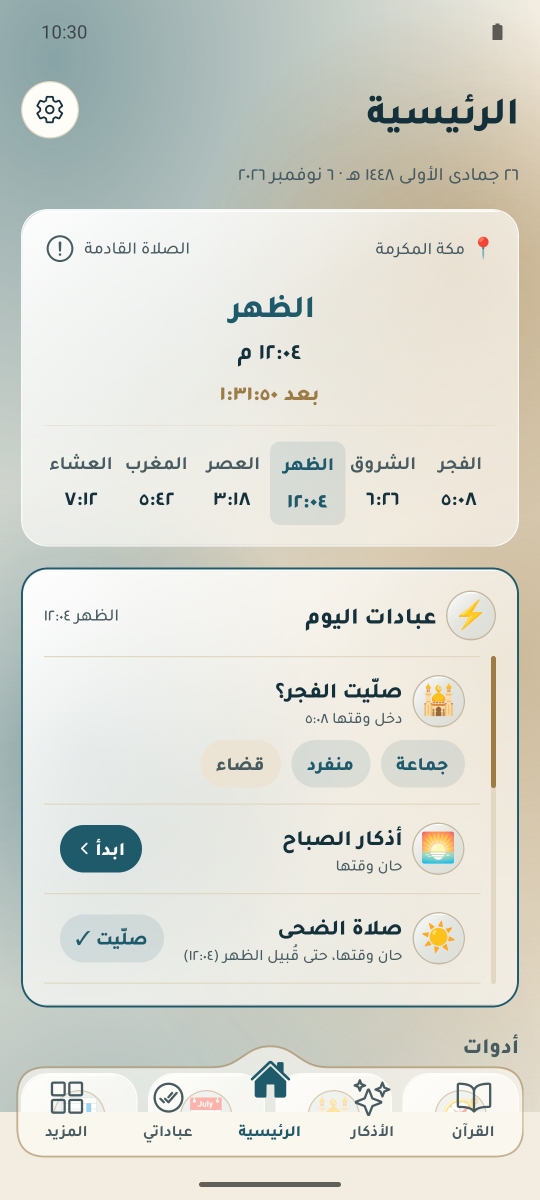
#> input picture screenshots/raw/02-home.png, 1080 x 2400 px (shown at 1/2 size)
$ python build-images.py
#> lines starting #> are read from the running program, lines starting #| are printed output that depends on the picture
"""
يجهّز صور الموقع من لقطات التطبيق الأصلية (screenshots/raw) بدون أي تعديل في محتوى الواجهة:
- نسخة WebP بعرضين (540 و1080 بكسل) لكل لقطة مستخدمة.
- تفاصيل مكبّرة: قصّ مستطيل من اللقطة الأصلية نفسها (بإحداثيات بكسلات اللقطة 1080×2400).
- صورة المشاركة (og.png) تُصنع بـ tools/build-og.py من tools/og.html، لأن Pillow هنا ما بيشكّلش الحروف العربية.

التشغيل من جذر المستودع: python tools/build-images.py
"""
from pathlib import Path

from PIL import Image

ROOT = Path(__file__).resolve().parent.parent
RAW = ROOT / 'screenshots' / 'raw'
OUT = ROOT / 'docs' / 'assets' / 'img'
OUT.mkdir(parents=True, exist_ok=True)

# اللقطات المستخدمة في الصفحة: الاسم في الموقع ← الملف الأصلي
SHOTS = {
    'home': '02-home.png',
    'setup': '01-home-setup.png',
    'adhan': '03-adhan.png',
    'quran': '04-quran.png',
    'mushaf': '05-mushaf-baqarah.png',
    'athkar': '06-athkar.png',
    'tasbih': '07-tasbih.png',
    'worship': '08-worship.png',
    'stats': '09-stats.png',
    'muhasaba': '10-muhasaba.png',
    'travel': '11-travel-mode.png',
    'morning': '12-athkar-morning.png',
    'hifz-plan': '14-hifz-plan.png',
    'qibla': '15-qibla.png',
    'fasting': '17-fasting.png',
    'imsakiya': '18-imsakiya.png',
    'zakat': '19-zakat.png',
    'qada': '20-qada.png',
    'library': '21-library.png',
    'radio': '22-radio.png',
    'more': '23-more.png',
    'ayah': '24-ayah-sheet.png',
    'ayah-image': '25-ayah-image.png',
    'kids': '26-kids.png',
    'quiz': '27-quiz.png',
    'prophets': '28-prophets.png',
    'sirah': '29-sirah.png',
    'umrah': '30-umrah.png',
    'history': '31-history.png',
    'asma': '32-asma.png',
    'tajweed': '33-tajweed.png',
    'topics': '34-topics.png',
    'prayer-month': '35-prayer-month.png',
    'adhan-prefs': '36-adhan-prefs.png',
    'alarm': '37-alarm-card.png',
    'dark-home': '40-dark-home.png',
    'dark-mushaf': '41-dark-mushaf.png',
    'dark-athkar': '42-dark-athkar.png',
    'dark-worship': '43-dark-worship.png',
    'fadl': '50-fadl-list.png',
    'fadl-qabr': '51-fadl-qabr.png',
    'live': '52-live-makkah.png',
    'mushaf-tools': '54-mushaf-toolbar.png',
    'mushaf-topics': '55-mushaf-topics.png',
    'mushaf-zakhrafa': '56-mushaf-zakhrafa.png',
    'mushaf-meanings': '57-mushaf-meanings.png',
    'mushaf-play': '59-mushaf-play.png',
    'mushaf-playing': '60-mushaf-playing.png',
    'worship-prefs': '61-worship-prefs.png',
}

# تفاصيل مكبّرة: (الملف الأصلي، (يسار، أعلى، يمين، أسفل)) بإحداثيات اللقطة الأصلية
CROPS = {
    'detail-ayah-card': ('25-ayah-image.png', (42, 640, 1038, 1430)),
    'detail-tasbih': ('07-tasbih.png', (150, 1340, 930, 2090)),
    'detail-muhasaba': ('10-muhasaba.png', (0, 980, 1080, 1820)),
    'detail-alarm': ('37-alarm-card.png', (0, 1440, 1080, 2130)),
    'detail-ayah-sheet': ('24-ayah-sheet.png', (0, 300, 1080, 1700)),
    'detail-setup': ('01-home-setup.png', (30, 410, 1050, 1450)),
}


def save_webp(img: Image.Image, name: str, widths=(540, 1080)) -> None:
    for w in widths:
        if img.width < w:
            continue
        h = round(img.height * w / img.width)
        img.resize((w, h), Image.LANCZOS).save(OUT / f'{name}-{w}.webp', 'WEBP', quality=84, method=6)


def main() -> None:
    for name, src in SHOTS.items():
        save_webp(Image.open(RAW / src).convert('RGB'), name)
#> the loop in save_webp, `for w in widths:` made 2 passes
#> (w, h) on passes 1 to 2: (540, 1200), (1080, 2400)
#> pass 1, in save_webp, `img.resize((w, h), Image.LANCZOS).save(OUT / f'{name}-{w}.webp', 'WEBP..`:
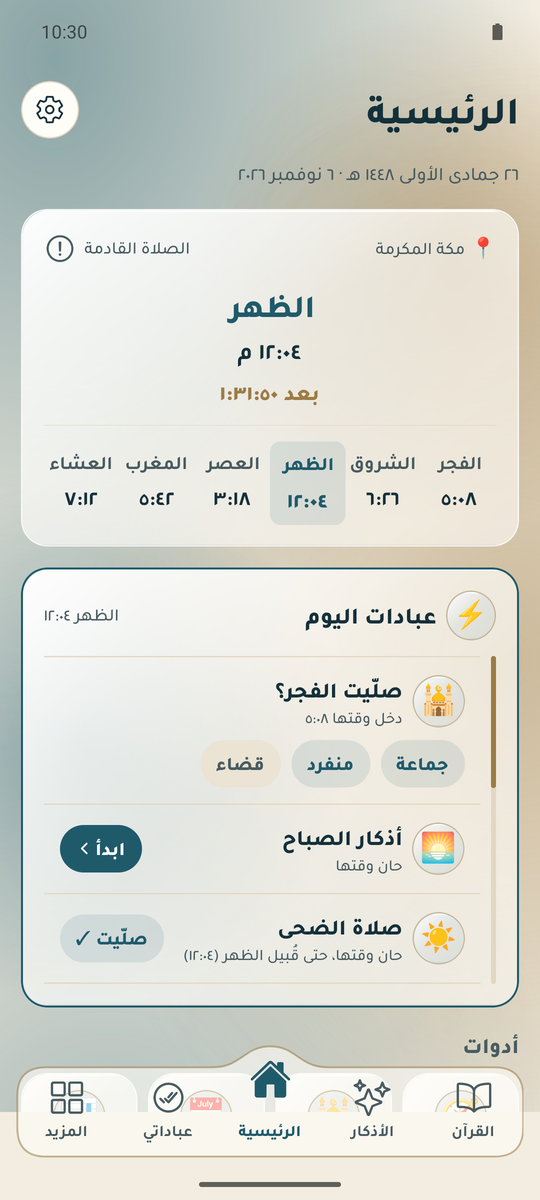
#> saved as home-540.webp: PIL image 540x1200 RGB; mean R, G, B 216.6, 217.9, 209.9
#> pass 2 of the loop in main, `for name, src in SHOTS.items():`:
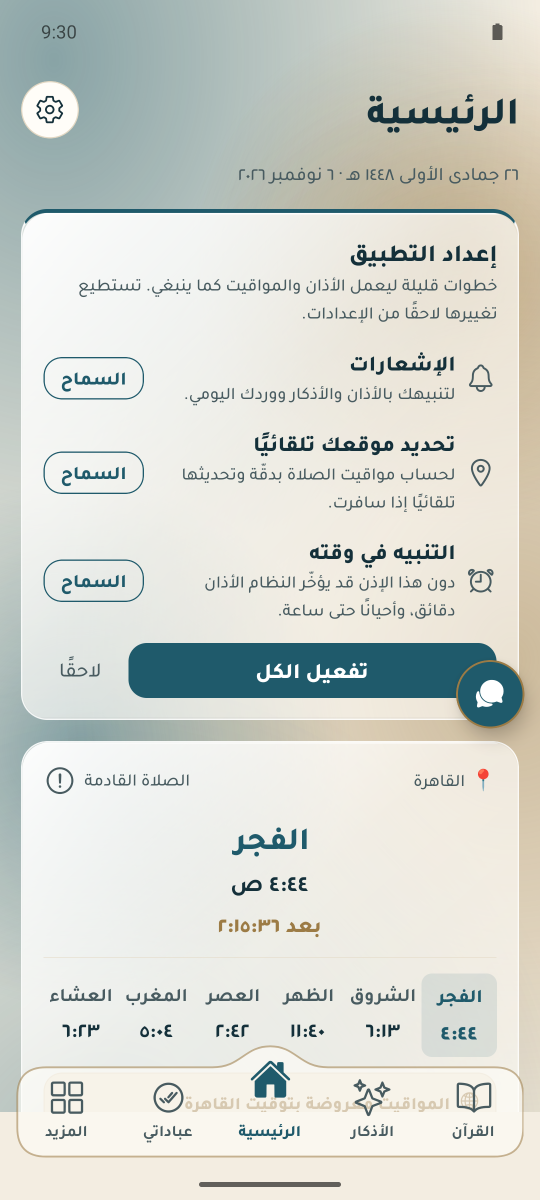
#> input picture screenshots/raw/01-home-setup.png, 1080 x 2400 px (shown at 1/2 size)
#> the loop in save_webp (call 2), `for w in widths:` made 2 passes
#> pass 1, in save_webp (call 2), `img.resize((w, h), Image.LANCZOS).save(OUT / f'{name}-{w}.webp', 'WEBP..`:
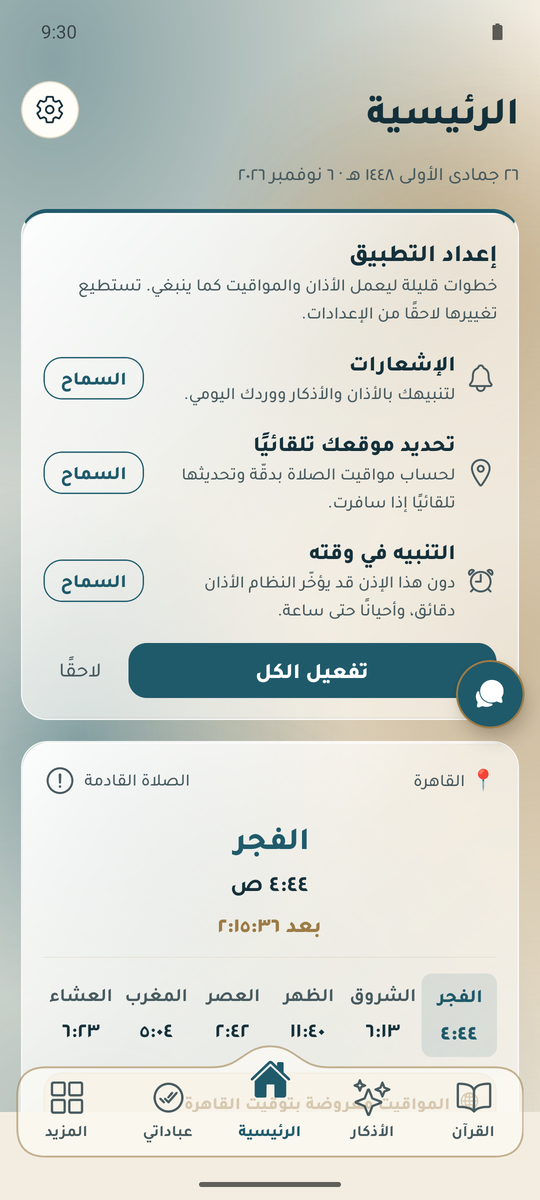
#> saved as setup-540.webp: PIL image 540x1200 RGB; mean R, G, B 212.5, 215.5, 208.9
#> pass 3 of the loop in main, `for name, src in SHOTS.items():`:
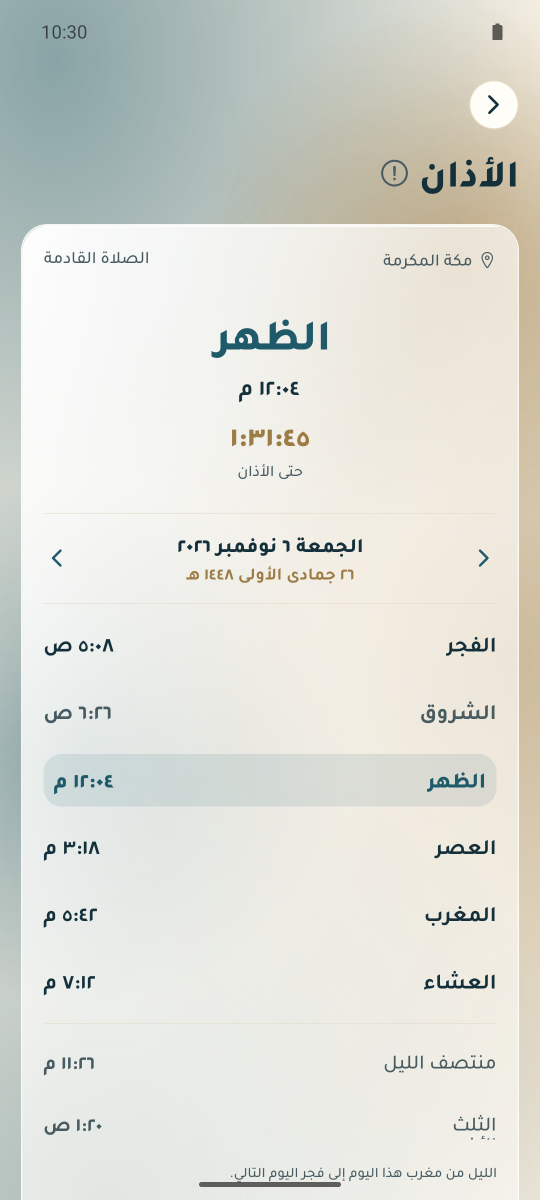
#> input picture screenshots/raw/03-adhan.png, 1080 x 2400 px (shown at 1/2 size)
#> the loop in save_webp (call 3), `for w in widths:` made 2 passes
#> pass 1, in save_webp (call 3), `img.resize((w, h), Image.LANCZOS).save(OUT / f'{name}-{w}.webp', 'WEBP..`:
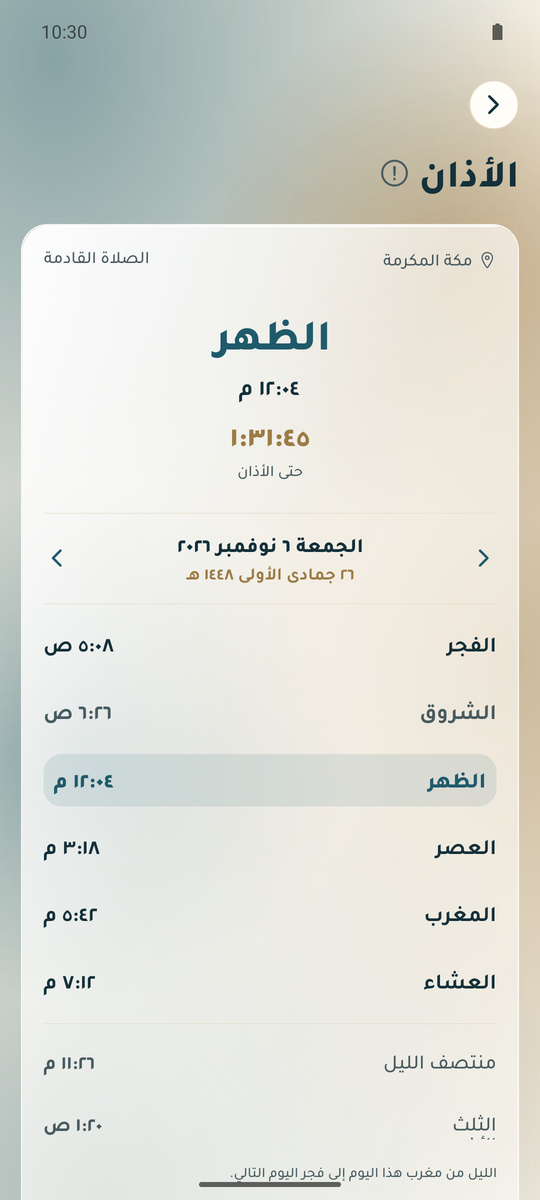
#> saved as adhan-540.webp: PIL image 540x1200 RGB; mean R, G, B 221, 222.3, 215.3
#> the loop made 7 passes; the first 3 are shown
    for name, (src, box) in CROPS.items():
        save_webp(Image.open(RAW / src).convert('RGB').crop(box), name, widths=(720, 1080))
    total = sum(p.stat().st_size for p in OUT.iterdir())
    print(f'{len(list(OUT.iterdir()))} files, {total / 1e6:.1f} MB')


if __name__ == '__main__':
#> (the run stopped early here; a loop or call above may not have finished)
